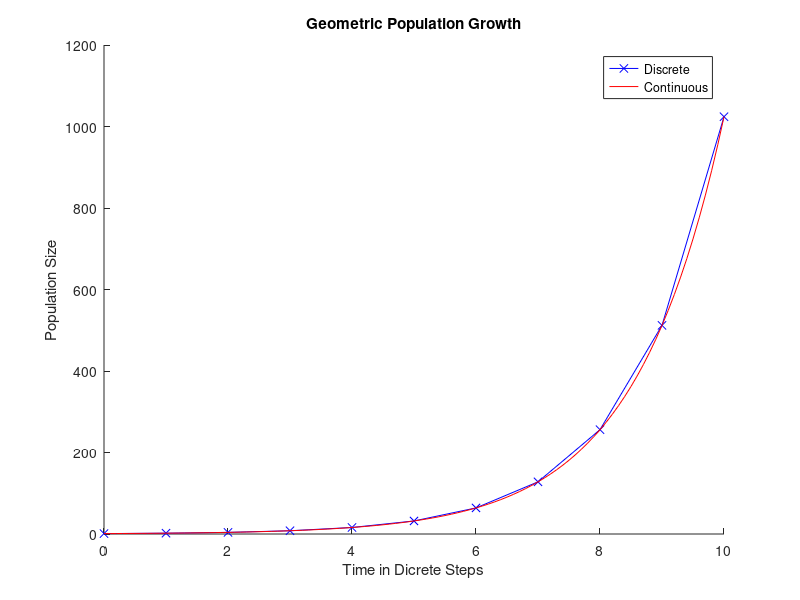
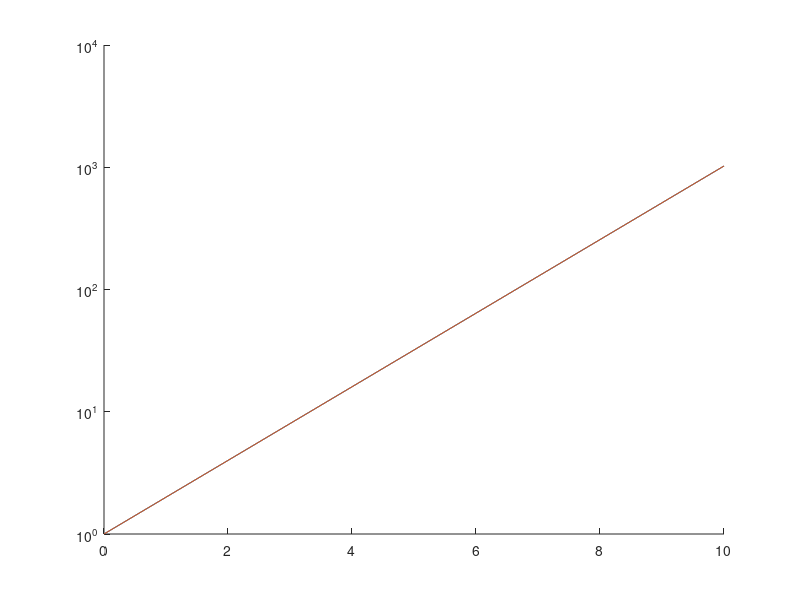

Here is the MATLAB script that generated these plots, in order:
% Scripts for Population Bomb
% Lecture 2 - Anthony J. Richardson
% Example 1: Discrete Time Geometric Growth Equation
% Try playing with different values of R
more off
% M2.1
n0=1;% n0=1
R=2; % R=1
t=0:1:10;

nt=R.^t*n0;
figure(1)
hold on
plot(t,nt,'bx-')
title('Geometric Population Growth')
xlabel('Time in Dicrete Steps')
ylabel('Population Size')

%M2.2
% log plot more useful (discret)
figure(2)
hold on
semilogy(t,nt)

% Example 2: Continuous Time
% M2.3
n0=1;
r=log(2);
t=0:0.1:10;
nt=n0*exp(r*t);
figure(1)
plot(t,nt,'r')
legend('Discrete','Continuous')
hold off

% M2.4
% log plot more useful (continuous)
figure(2)
semilogy(t,nt)
hold off